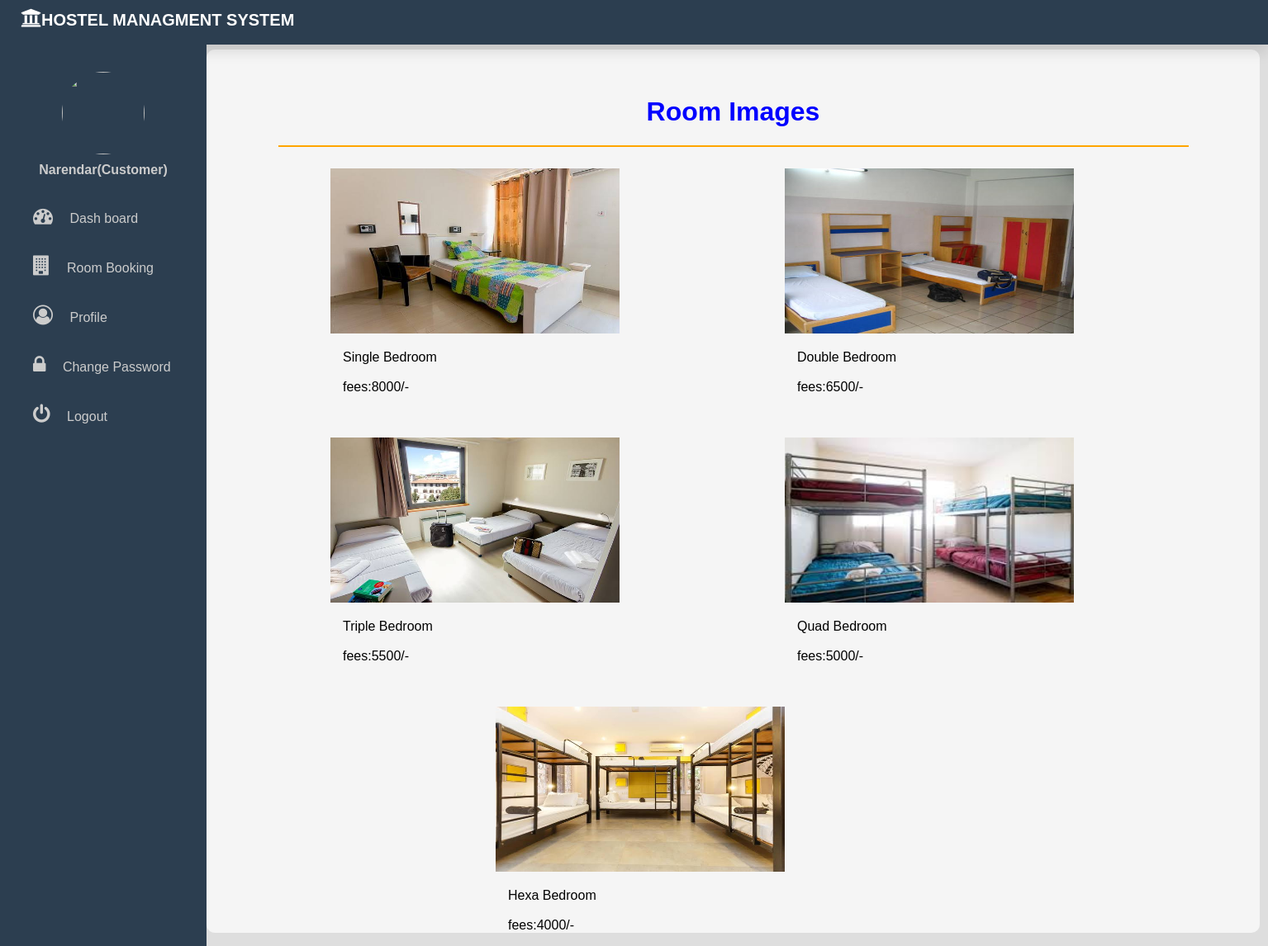
/customer/roomimages/ (signed in), run on the app's committed database.
### core/models.py (models this page shows)
class Room(models.Model):
    room_pic=models.ImageField(upload_to='core/')
    room_type=models.CharField(max_length=400)
    room_fees=models.PositiveIntegerField()

### customer/views.py (the view)
# urls.py: path('roomimages/',views.customer_room_images,name='customer-room-images'),
@login_required(login_url='customer-sign-in')
def customer_room_images(request):
    room_images=Room.objects.all()
    context={
        'singleroom':room_images[0],
        'doubleroom':room_images[1],
        'tripleroom':room_images[2],
        'quadroom':room_images[3],
        'hexaroom':room_images[4],
    }
    return render(request,'customer/roomimages.html',context=context)

### templates/customer/roomimages.html (shortened to what this page needs)
<!DOCTYPE html>
{% load static %}
<html lang="en">
<head>
</head>
<body>
    {% include 'customer/base.html' with customer=request.user.customer %}
<div class="container"><br><br>
    <center><h1>Room Images</h1></center>
    <hr color="orange" width="1100"><br>
    <div class=" single-bedroom">
<a href="{% url 'customer-room-registration' singleroom.id %}"><img src="{{singleroom.room_pic.url}} "width="350" height="200"></a><br>
<p>{{singleroom.room_type}}<br><br>
    fees:{{singleroom.room_fees}}/-</p>
</div>
<div class="double-bedroom ">
<div class="double">
    <a href="{% url 'customer-room-registration' doubleroom.id %}"><img src="{{doubleroom.room_pic.url}}"width="350" height="200" ></a><br>
    <p>{{doubleroom.room_type}}<br><br>
        fees:{{doubleroom.room_fees}}/-</p>
    </div>
</div>
<br><br>
<div class="triple-bedroom ">
    <a href="{% url 'customer-room-registration' tripleroom.id %}"><img src="{{tripleroom.room_pic.url}} "width="350" height="200"></a><br>
    <p>
        {{tripleroom.room_type}}<br><br>
        fees:{{tripleroom.room_fees}}/-</p>
    </div>
<div class="four-bedroom ">
    <div class="four">
        <a href="{% url 'customer-room-registration' quadroom.id %}"><img src="{{quadroom.room_pic.url}} "width="350" height="200" ></a><br>
        <p> {{quadroom.room_type}}<br><br>
            fees:{{quadroom.room_fees}}/-
        </p>
        </div>
    </div>
    <br><br>
    <div class="six-bedroom">
        <a href="{% url 'customer-room-registration' hexaroom.id %}"><img src="{{hexaroom.room_pic.url}}" width="350" height="200"></a><br>
    <p>
        {{hexaroom.room_type}}<br><br>
        fees:{{hexaroom.room_fees}}/-
    </p>
        </div>
</div>
</body>
</html>

### templates/customer/base.html (shortened to what this page needs)
<!DOCTYPE html>
<html lang="en">
<head>
    <link rel="stylesheet" href=" https://cdnjs.cloudflare.com/ajax/libs/font-awesome/5.12.1/css/all.min.css">
    <link rel="stylesheet" href="https://cdnjs.cloudflare.com/ajax/libs/font-awesome/4.7.0/css/font-awesome.min.css">
</head>
<body>
    <div class="dropdown">
        <nav>
         <div class="logo">
             <p><i class='fas fa-university' style='font-size:25px;color:white'></i>Hostel Managment System</p>
        </nav>
    </div>
    <div>
        <div class="sidebar">
            <center>
                <img src="{{customer.profile_pic.url}}" class="profile_image">
                <h4>{{request.user|capfirst}}(Customer)</h4>
            </center>
        <a href="{% url 'customer-dashboard' %}"><i style="font-size:24px" class="fa">&#xf0e4;</i>
            &emsp;<span>Dash board</span></a>
        <a href="{% url 'customer-room-booking' %}"> <i style="font-size:24px" class="fa">&#xf1ad;</i> &emsp;<span>Room Booking</span></a>
        {% if hostelcustomer %}
            <a href="{% url 'hostel-customer-profile' %}"><i style="font-size:24px" class="fa">&#xf2be;</i> &emsp;<span>Profile</span></a>
        {% else %}
            <a href="{% url 'customer-profile' %}"><i style="font-size:24px" class="fa">&#xf2be;</i> &emsp;<span>Profile</span></a>
        {% endif %}
        <a href="{% url 'customer-change-password' %}"><i style="font-size:24px" class="fa">&#xf023;</i> &emsp;<span>Change Password</span></a>
        <a href="{% url 'customer-logout' %}"><i class="fa fa-power-off" style="font-size:24px"></i> &emsp;<span>Logout</span></a>
    </div>
</body>
</html>

### templates/customer/roomimages.html (style rules this page uses)
body { background-color: ghostwhite; font-family: Arial, Helvetica, sans-serif; }
.container { background-color: whitesmoke; margin-left: 250px; position: static; margin-top: 60px; width: 1275px; border-radius: 10px; box-shadow:4px; }
.single-bedroom,.triple-bedroom { margin-left: 150px; }
.double-bedroom,.four-bedroom { margin-left: 700px; }
.double,.four { margin-top: -290px; }
.six-bedroom { margin-left: 350px; }
p { margin-left: 15px; }
h1 { color:blue; }

### templates/customer/base.html (style rules this page uses)
body { background: #dedede; font-family: Arial, Helvetica, sans-serif; margin: 0; padding: 0; }
.dropdown { margin: 0 auto; }
nav { height:60px; background-color:#2c3e50; box-shadow: 0 10px 15px rgba(0,0,0,0.1); position: fixed; width: 100%; margin-top:-66px; }
.logo { font-size:20px; font-weight: Bold; }
.logo p { float:left; color:white; text-transform: uppercase; margin-top:15px; margin-left: 25px; }
.sidebar { background-color:#2c3e50; margin-top:70px; position: fixed; left:0; width:250px; margin-top: -13px; height:100%; }
.sidebar a { color:#ccc; display: block; width: 100%; line-height:60px; text-decoration: none; padding-left: 40px; box-sizing: border-box; transition: 0.5s; transition-property: background; }
.sidebar .profile_image { width: 100px; height: 100px; margin-top: 40px; border-radius: 100px; margin-bottom: 10px; }
.sidebar h4 { color:#ccc; margin-top: 0; margin-bottom: 20px; }

### data on the page
Room: room_pic (picture), room_type "Single Bedroom", room_fees "8000"
Room: room_pic (picture), room_type "Double Bedroom", room_fees "6500"
Room: room_pic (picture), room_type "Triple Bedroom", room_fees "5500"
Room: room_pic (picture), room_type "Quad Bedroom", room_fees "5000"
Room: room_pic (picture), room_type "Hexa Bedroom", room_fees "4000"

### other printed values
{{ request.user|capfirst }} "Narendar"
